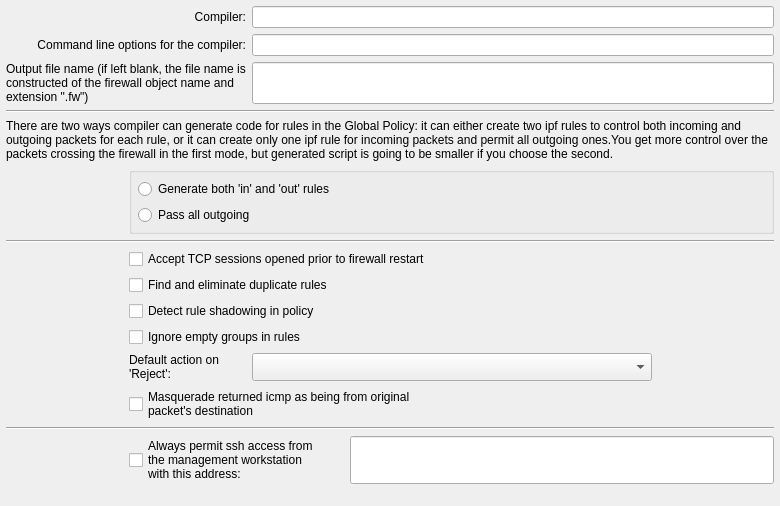
     <widget class="QWidget" name="tab1" >
      <attribute name="title" >
       <string>Compiler</string>
      </attribute>
      <layout class="QGridLayout" >
       <property name="margin" >
        <number>6</number>
       </property>
       <property name="spacing" >
        <number>6</number>
       </property>
       <item row="0" column="0" colspan="2" >
        <widget class="QLabel" name="compilerLabel" >
         <property name="text" >
          <string>Compiler:</string>
         </property>
         <property name="alignment" >
          <set>Qt::AlignRight|Qt::AlignTrailing|Qt::AlignVCenter</set>
         </property>
         <property name="wordWrap" >
          <bool>false</bool>
         </property>
        </widget>
       </item>
       <item row="4" column="0" colspan="4" >
        <widget class="QLabel" name="label571" >
         <property name="text" >
          <string>There are two ways compiler can generate code for rules in the Global Policy: it can either create two ipf rules to control both incoming and outgoing packets for each rule, or it can create only one ipf rule for incoming packets and permit all outgoing ones.You get more control over the packets crossing the firewall in the first mode, but generated script is going to be smaller if you choose the second.</string>
         </property>
         <property name="alignment" >
          <set>Qt::AlignLeading|Qt::AlignLeft|Qt::AlignVCenter</set>
         </property>
         <property name="wordWrap" >
          <bool>true</bool>
         </property>
        </widget>
       </item>
       <item row="12" column="1" colspan="3" >
        <widget class="QCheckBox" name="ipf_return_icmp_as_dest" >
         <property name="text" >
          <string>Masquerade returned icmp as being from original
packet's destination</string>
         </property>
        </widget>
       </item>
       <item row="5" column="1" colspan="3" >
        <widget class="QGroupBox" name="buttonGroup1" >
         <property name="title" >
          <string/>
         </property>
         <layout class="QVBoxLayout" >
          <property name="margin" >
           <number>6</number>
          </property>
          <property name="spacing" >
           <number>6</number>
          </property>
          <item>
           <widget class="QRadioButton" name="ipf_in_out_code" >
            <property name="text" >
             <string>Generate both 'in' and 'out' rules</string>
            </property>
           </widget>
          </item>
          <item>
           <widget class="QRadioButton" name="ipf_pass_all_out" >
            <property name="text" >
             <string>Pass all outgoing</string>
            </property>
           </widget>
          </item>
         </layout>
        </widget>
       </item>
       <item row="7" column="1" colspan="3" >
        <widget class="QCheckBox" name="ipf_accept_new_tcp_with_no_syn" >
         <property name="text" >
          <string>Accept TCP sessions opened prior to firewall restart</string>
         </property>
        </widget>
       </item>
       <item row="8" column="1" colspan="3" >
        <widget class="QCheckBox" name="ipf_eliminate_duplicates" >
         <property name="text" >
          <string>Find and eliminate duplicate rules</string>
         </property>
        </widget>
       </item>
       <item row="9" column="1" colspan="3" >
        <widget class="QCheckBox" name="ipf_check_shadowing" >
         <property name="toolTip" >
          <string>Shadowing happens because a rule is a superset of a subsequent rule and any packets potentially matched by the subsequent rule have already been matched by the prior rule.</string>
         </property>
         <property name="text" >
          <string>Detect rule shadowing in policy</string>
         </property>
        </widget>
       </item>
       <item row="10" column="1" colspan="3" >
        <widget class="QCheckBox" name="ipf_ignore_empty_groups" >
         <property name="toolTip" >
          <string>If the option is deactivated, compiler treats empty groups as an error and aborts processing the policy. If this option is activated, compiler removes all empty groups from all rule elements. If rule element becomes 'any' after the last empty group has been removed, the whole rule will be ignored. Use this option only if you fully understand how it works!</string>
         </property>
         <property name="text" >
          <string>Ignore empty groups in rules</string>
         </property>
        </widget>
       </item>
       <item row="5" column="0" >
        <spacer>
         <property name="orientation" >
          <enum>Qt::Horizontal</enum>
         </property>
         <property name="sizeType" >
          <enum>QSizePolicy::Fixed</enum>
         </property>
         <property name="sizeHint" >
          <size>
           <width>20</width>
           <height>30</height>
          </size>
         </property>
        </spacer>
       </item>
       <item row="14" column="0" >
        <spacer>
         <property name="orientation" >
          <enum>Qt::Horizontal</enum>
         </property>
         <property name="sizeType" >
          <enum>QSizePolicy::Fixed</enum>
         </property>
         <property name="sizeHint" >
          <size>
           <width>20</width>
           <height>30</height>
          </size>
         </property>
        </spacer>
       </item>
       <item row="15" column="1" >
        <spacer>
         <property name="orientation" >
          <enum>Qt::Vertical</enum>
         </property>
         <property name="sizeType" >
          <enum>QSizePolicy::Expanding</enum>
         </property>
         <property name="sizeHint" >
          <size>
           <width>20</width>
           <height>16</height>
          </size>
         </property>
        </spacer>
       </item>
       <item row="14" column="1" colspan="2" >
        <widget class="QCheckBox" name="mgmt_ssh" >
         <property name="text" >
          <string>Always permit ssh access from
the management workstation
with this address:</string>
         </property>
        </widget>
       </item>
       <item row="11" column="1" >
        <widget class="QLabel" name="textLabel9" >
         <property name="maximumSize" >
          <size>
           <width>400</width>
           <height>32767</height>
          </size>
         </property>
         <property name="text" >
          <string>Default action on 'Reject':</string>
         </property>
         <property name="alignment" >
          <set>Qt::AlignVCenter</set>
         </property>
         <property name="wordWrap" >
          <bool>true</bool>
         </property>
        </widget>
       </item>
       <item row="11" column="2" colspan="2" >
        <widget class="QComboBox" name="actionOnReject" >
         <property name="sizePolicy" >
          <sizepolicy>
           <hsizetype>7</hsizetype>
           <vsizetype>0</vsizetype>
           <horstretch>0</horstretch>
           <verstretch>0</verstretch>
          </sizepolicy>
         </property>
         <property name="maximumSize" >
          <size>
           <width>400</width>
           <height>32767</height>
          </size>
         </property>
        </widget>
       </item>
       <item row="13" column="0" colspan="4" >
        <widget class="Line" name="line4" >
         <property name="frameShape" >
          <enum>QFrame::HLine</enum>
         </property>
         <property name="frameShadow" >
          <enum>QFrame::Sunken</enum>
         </property>
         <property name="orientation" >
          <enum>Qt::Horizontal</enum>
         </property>
        </widget>
       </item>
       <item row="14" column="3" >
        <widget class="QLineEdit" name="mgmt_addr" >
         <property name="sizePolicy" >
          <sizepolicy>
           <hsizetype>7</hsizetype>
           <vsizetype>0</vsizetype>
           <horstretch>0</horstretch>
           <verstretch>0</verstretch>
          </sizepolicy>
         </property>
         <property name="maximumSize" >
          <size>
           <width>32767</width>
           <height>32767</height>
          </size>
         </property>
        </widget>
       </item>
       <item rowspan="5" row="8" column="0" >
        <spacer>
         <property name="orientation" >
          <enum>Qt::Horizontal</enum>
         </property>
         <property name="sizeType" >
          <enum>QSizePolicy::Fixed</enum>
         </property>
         <property name="sizeHint" >
          <size>
           <width>20</width>
           <height>130</height>
          </size>
         </property>
        </spacer>
       </item>
       <item row="6" column="0" colspan="4" >
        <widget class="Line" name="hseparator34" >
         <property name="frameShape" >
          <enum>QFrame::HLine</enum>
         </property>
         <property name="frameShadow" >
          <enum>QFrame::Sunken</enum>
         </property>
         <property name="orientation" >
          <enum>Qt::Horizontal</enum>
         </property>
        </widget>
       </item>
       <item row="3" column="0" colspan="4" >
        <widget class="Line" name="hseparator34_2" >
         <property name="frameShape" >
          <enum>QFrame::HLine</enum>
         </property>
         <property name="frameShadow" >
          <enum>QFrame::Sunken</enum>
         </property>
         <property name="orientation" >
          <enum>Qt::Horizontal</enum>
         </property>
        </widget>
       </item>
       <item row="1" column="0" colspan="2" >
        <widget class="QLabel" name="compilerArgsLabel" >
         <property name="sizePolicy" >
          <sizepolicy>
           <hsizetype>7</hsizetype>
           <vsizetype>5</vsizetype>
           <horstretch>0</horstretch>
           <verstretch>0</verstretch>
          </sizepolicy>
         </property>
         <property name="text" >
          <string>Command line options for the compiler:</string>
         </property>
         <property name="alignment" >
          <set>Qt::AlignRight|Qt::AlignTrailing|Qt::AlignVCenter</set>
         </property>
         <property name="wordWrap" >
          <bool>false</bool>
         </property>
        </widget>
       </item>
       <item row="2" column="0" colspan="2" >
        <widget class="QLabel" name="textLabel1_5" >
         <property name="sizePolicy" >
          <sizepolicy>
           <hsizetype>7</hsizetype>
           <vsizetype>5</vsizetype>
           <horstretch>0</horstretch>
           <verstretch>0</verstretch>
          </sizepolicy>
         </property>
         <property name="text" >
          <string>Output file name (if left blank, the file name is constructed of the firewall object name and extension ".fw")</string>
         </property>
         <property name="alignment" >
          <set>Qt::AlignVCenter</set>
         </property>
         <property name="wordWrap" >
          <bool>true</bool>
         </property>
        </widget>
       </item>
       <item row="0" column="2" colspan="2" >
        <widget class="QLineEdit" name="compiler" >
         <property name="maximumSize" >
          <size>
           <width>32767</width>
           <height>32767</height>
          </size>
         </property>
        </widget>
       </item>
       <item row="1" column="2" colspan="2" >
        <widget class="QLineEdit" name="compilerArgs" >
         <property name="maximumSize" >
          <size>
           <width>32767</width>
           <height>32767</height>
          </size>
         </property>
        </widget>
       </item>
       <item row="2" column="2" colspan="2" >
        <widget class="QLineEdit" name="outputFileName" >
         <property name="maximumSize" >
          <size>
           <width>32767</width>
           <height>32767</height>
          </size>
         </property>
        </widget>
       </item>
      </layout>
     </widget>
